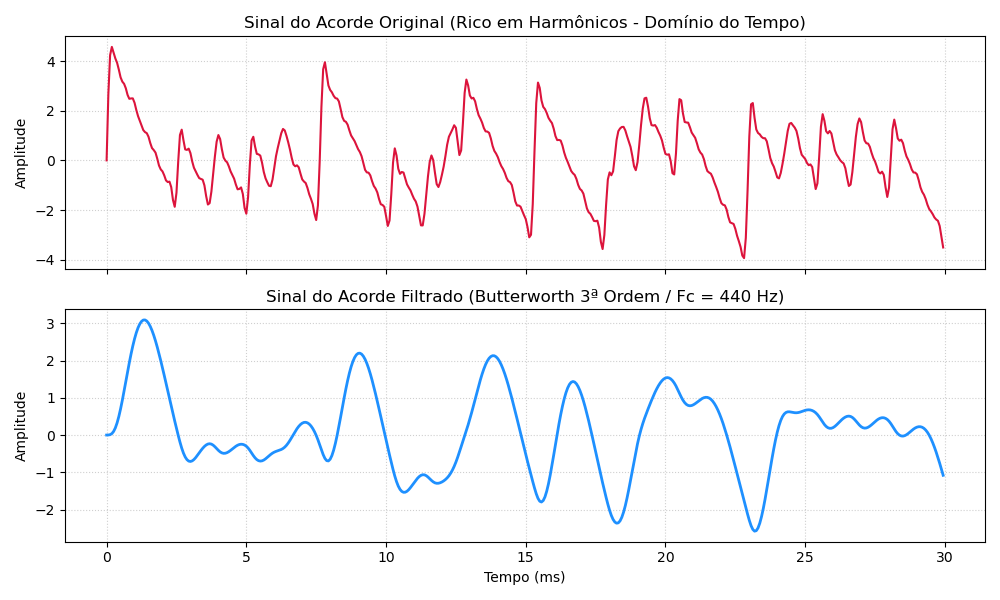

Source code (Python):
import numpy as np
import matplotlib.pyplot as plt
from scipy.signal import butter, lfilter

# 1. Configurações do sinal (Alta taxa para amostragem temporal suave)
fs = 16000        # Taxa de amostragem (Hz)
duration = 0.03   # 30 milissegundos (janela curta para enxergar a forma da onda)
t = np.linspace(0, duration, int(fs * duration), endpoint=False)

# 2. Geração do sinal original (Acorde C Major com harmônicos)
fundamentals = [164.81, 261.63, 392.00]  # Mi3, Dó4, Sol4
y_original = np.zeros_like(t)

for f_fund in fundamentals:
    for n in range(1, 10):  # 1 (fundamental) até 9º harmônico
        f_harmonic = f_fund * n
        if f_harmonic < fs / 2:
            amplitude = 1.0 / n  # Decaimento harmônico natural (1/n)
            y_original += amplitude * np.sin(2 * np.pi * f_harmonic * t)

# 3. Projeto e aplicação do Filtro Butterworth de 3ª Ordem
fc = 440.0  # Frequência de corte (Hz)
nyq = 0.5 * fs
b, a = butter(3, fc / nyq, btype='low')
y_filtered = lfilter(b, a, y_original)

# 4. Plotagem das Formas de Onda (Domínio do Tempo)
fig, (ax1, ax2) = plt.subplots(2, 1, figsize=(10, 6), sharex=True)

# Gráfico 1: Sinal Original (Antes do Filtro)
ax1.plot(t * 1000, y_original, color='crimson', linewidth=1.5)
ax1.set_title('Sinal do Acorde Original (Rico em Harmônicos - Domínio do Tempo)')
ax1.set_ylabel('Amplitude')
ax1.grid(True, linestyle=':', alpha=0.6)

# Gráfico 2: Sinal Filtrado (Depois do Filtro)
ax2.plot(t * 1000, y_filtered, color='dodgerblue', linewidth=2)
ax2.set_title('Sinal do Acorde Filtrado (Butterworth 3ª Ordem / Fc = 440 Hz)')
ax2.set_xlabel('Tempo (ms)')
ax2.set_ylabel('Amplitude')
ax2.grid(True, linestyle=':', alpha=0.6)

plt.tight_layout()
plt.show()
